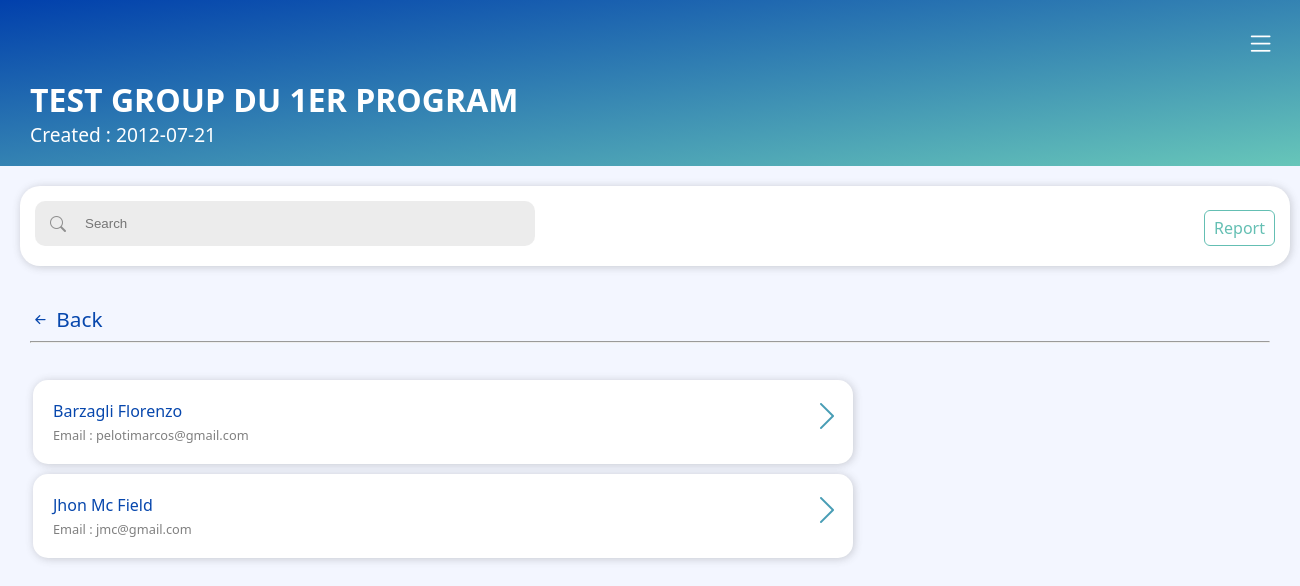
Before: /View/group.php?group-details=5 (signed in) with the older database file.
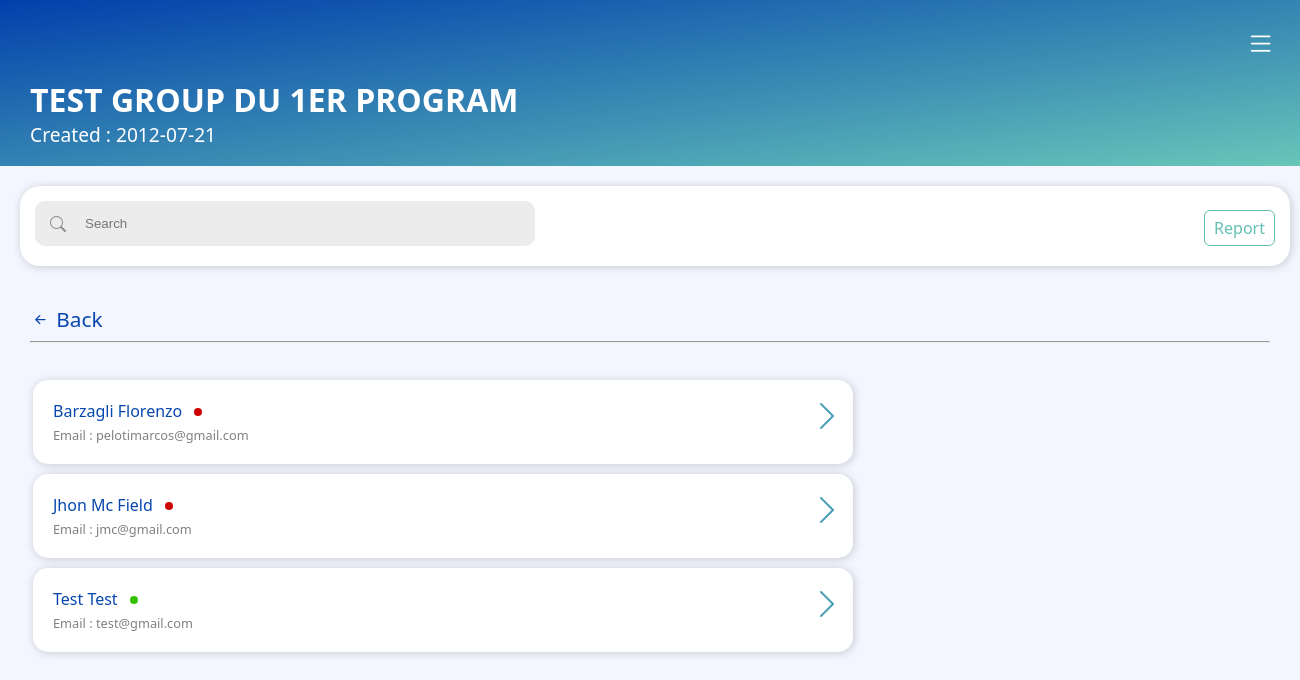
After: the same page with the newer database file.
### tables this page shows
CREATE TABLE `users` (
  `code_user` int(11) NOT NULL,
  `nom` varchar(50) NOT NULL,
  `prenom` varchar(50) NOT NULL,
  `email` varchar(50) NOT NULL,
  `password` varchar(255) NOT NULL,
  `adresse` varchar(100) NOT NULL,
  `telephone_1` varchar(20) NOT NULL,
  `telephone_2` varchar(20) NOT NULL,
  `code_entreprise` varchar(50) NOT NULL,
  `id_role` int(11) NOT NULL,
  `id_statut` int(11) NOT NULL
);

CREATE TABLE `groupe` (
  `id_group` int(11) NOT NULL,
  `nom_groupe` varchar(50) NOT NULL,
  `description` varchar(100) NOT NULL,
  `date_creation` date NOT NULL,
  `date_expiration` date NOT NULL,
  `id_program` int(11) NOT NULL,
  `code_user` int(11) NOT NULL
);

CREATE TABLE `personne` (
  `id_person` int(11) NOT NULL,
  `nom` varchar(50) NOT NULL,
  `prenom` varchar(50) NOT NULL,
  `date_naissance` date NOT NULL,
  `lieu_naissance` varchar(50) NOT NULL,
  `telephone_1` varchar(20) NOT NULL,
  `telephone_2` varchar(20) NOT NULL,
  `adresse` varchar(100) NOT NULL,
  `email` varchar(50) NOT NULL,
  `profile_image` varchar(255) NOT NULL,
  `id_statut` int(11) NOT NULL,
  `id_dependant` int(11) DEFAULT NULL,
  `id_group` int(11) NOT NULL,
  `id_program` int(11) NOT NULL
);

### View/group.php (the view, shortened to what the changed rows need)
<?php
include_once('../Model/connection.php');
?>
<!Doctype html>
<html>
<head>
    <link rel="stylesheet" type="text/css" href="css/style.css">
    <link rel="stylesheet" type="text/css" href="css/main.css">
    <link rel="stylesheet" href="https://cdn.jsdelivr.net/npm/bootstrap-icons@1.5.0/font/bootstrap-icons.css">
</head>
<body class="body">
    <div class="header-content">
        <div class="bullet-menu" onclick="main(); return false;">
            <i class="bi bi-list"></i>
        </div>
        <?php
        $id = $_GET['group-details'];
        $query = "SELECT * FROM users, program, groupe WHERE users.code_user = program.code_user AND groupe.id_program = program.id_program AND id_group = $id LIMIT 1";
        $result = $conn->query($query);
        if (mysqli_num_rows($result) > 0) {
            while ($row = mysqli_fetch_assoc($result)) {
                echo '<div class="title">' . $row["nom_groupe"] . '</div>
                    <span class="subtitle">Created : ' . $row["date_creation"] . '</span>';
            }
        }
        ?>
    </div>
    <div class="third-part-content">
        <div class="container mt-3">
            <span class="title-page-list">
                <?php
                $id = $_GET["group-details"];
                $query = "SELECT * FROM program, groupe WHERE groupe.id_group = $id AND program.id_program = groupe.id_program";
                $result = $conn->query($query);
                if (mysqli_num_rows($result) > 0) {
                    while ($row = mysqli_fetch_assoc($result)) {
                        echo '<a href="program-details.php?program=' . $row["id_program"] . '" class="nav-link">
                        <i class="bi bi-arrow-left-short"></i> <span class="align-items"></span>Back
                    </a>';
                    }
                }
                ?>
                <hr>
            </span>
            <div class="list-content mt-3">
                <?php
                $id = $_GET["group-details"];
                $query = "SELECT * FROM program, groupe, personne WHERE personne.id_program = program.id_program AND personne.id_group = groupe.id_group AND groupe.id_program = program.id_program AND personne.id_group = $id ORDER BY personne.nom ASC";
                $result = $conn->query($query);
                if (mysqli_num_rows($result) > 0) {
                    while ($row = mysqli_fetch_assoc($result)) {
                        if($row["id_statut"] == 1)
                        {
                            $color = "green-circle";
                        }
                        elseif($row["id_statut"] == 2)
                        {
                            $color = "red-circle";
                        }
                        echo '<a href="person-details.php?person-details=' . $row["id_person"] . '" class="nav-link">
                            <div class="bg-white">
                                <div class="group-name-and-details">
                                    <div class="group-name">' . $row["nom"] . ' ' . $row["prenom"] . '<span class="'.$color.'" ></span></div>
                                    <div class="group-details">
                                        Email  : ' . $row["email"] . '</div>
                                    </div>
                                    <div class="group-more-details">
                                        <a href="person-details.php?person-details=' . $row["id_person"] . '"><i class="bi bi-chevron-right"></i></a>
                                    </div>
                            </div>
                        </a>';
                    }
                }
                ?>
            </div>
        </div>
    </div>
    <?php
        include_once('footer.php');
    ?>
</body>
</html>

Changed rows visible on the page:
changed personne "Barzagli": id_statut 0 → 2 (drawn)
changed personne "Jhon": id_statut 0 → 2 (drawn)
added personne: nom "Test", prenom "Test", email "test@gmail.com"
